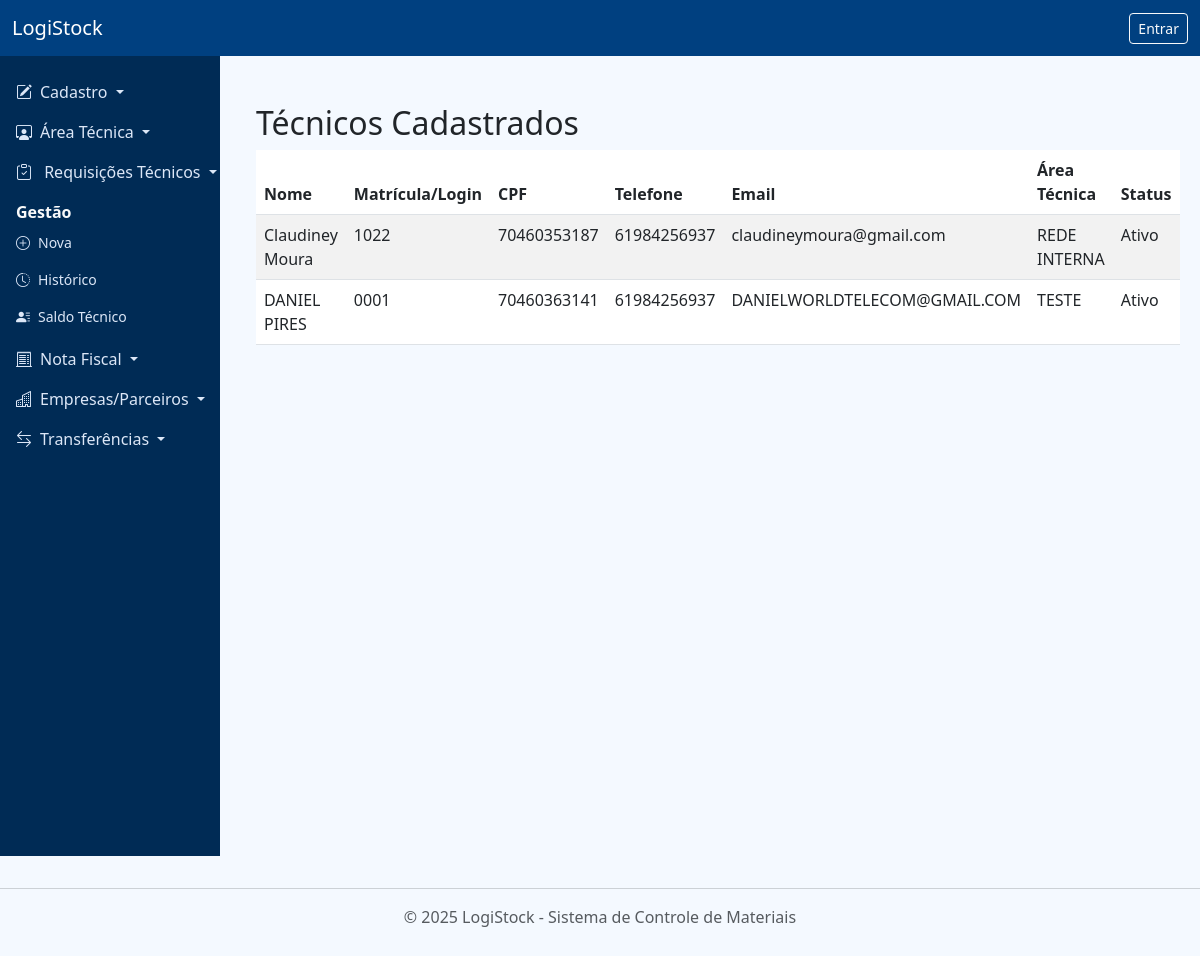
The page /tecnicos/listagem on the database its author committed.
### app/models.py (models this page shows, shortened)
class Tecnico(db.Model):
    __tablename__ = 'tecnicos'
    id = db.Column(db.Integer, primary_key=True)
    nome = db.Column(db.String(150), nullable=False)
    matricula = db.Column(db.String(50), unique=True, nullable=False)
    cpf = db.Column(db.String(20), unique=True, nullable=False)
    telefone = db.Column(db.String(20))
    email = db.Column(db.String(100))
    area_tecnica = db.Column(db.String(100))
    status = db.Column(db.String(20), default='Ativo')
    estoque_tecnico = db.relationship('EstoqueTecnico', backref='tecnico_rel', lazy=True)

### app/routes/tecnicos.py (the view)
@bp.route('/listagem')
def listar_tecnicos():
    tecnicos = Tecnico.query.order_by(Tecnico.nome).all()
    return render_template('tecnicos/listagem.html', tecnicos=tecnicos)

### app/templates/tecnicos/listagem.html (shortened to what this page needs)
{% extends 'base.html' %} {% block content %}
<div class="container mt-4">
  <h2>Técnicos Cadastrados</h2>
  <table class="table table-striped">
    <thead>
      <tr>
        <th>Nome</th>
        <th>Matrícula/Login</th>
        <th>CPF</th>
        <th>Telefone</th>
        <th>Email</th>
        <th>Área Técnica</th>
        <th>Status</th>
      </tr>
    </thead>
    <tbody>
      {% for tecnico in tecnicos %}
      <tr>
        <td>{{ tecnico.nome }}</td>
        <td>{{ tecnico.matricula }}</td>
        <td>{{ tecnico.cpf }}</td>
        <td>{{ tecnico.telefone or '-' }}</td>
        <td>{{ tecnico.email or '-' }}</td>
        <td>{{ tecnico.area_tecnica or '-' }}</td>
        <td>{{ tecnico.status }}</td>
      </tr>
      {% else %}
      <tr>
        <td colspan="7" class="text-center text-muted">
          Nenhum técnico cadastrado.
        </td>
      </tr>
      {% endfor %}
    </tbody>
  </table>
</div>
{% endblock %}

### app/static/css/custom.css (style rules this page uses)
body { background-color: #f4f9ff; font-family: 'Segoe UI', sans-serif; }

### app/templates/base.html (style rules this page uses)
body { display: flex; min-height: 100vh; flex-direction: column; margin: 0; }

### rows shown on the page
Tecnico: nome "Claudiney Moura", matricula "1022", cpf "70460353187", telefone "61984256937", email "claudineymoura@gmail.com", area_tecnica "REDE INTERNA", status "Ativo"
Tecnico: nome "DANIEL PIRES", matricula "0001", cpf "70460363141", telefone "61984256937", email "DANIELWORLDTELECOM@GMAIL.COM", area_tecnica "TESTE", status "Ativo"
